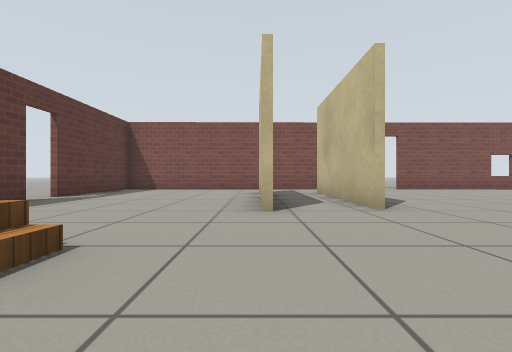
view 1 (above)

16 first-person views from a walk through a Gazebo world. The camera is 0.5 m above the floor, looks level and sees 85° across. The floor is counted in squares, 1 m on a side. Each view is taken from the middle of a square. On the plan, view 1 faces up. The plan holds only what a view shows up to about 9 squares ahead; the rest is blank. Simple patterns stand in for the simulator's built-in surfaces.

view 2
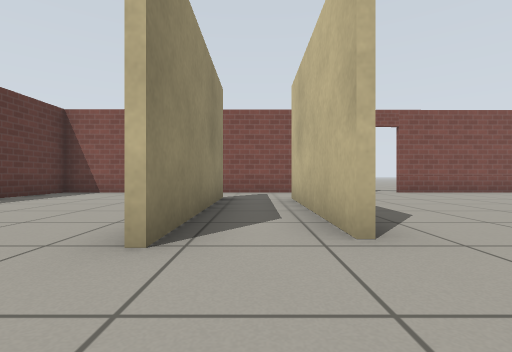

view 3
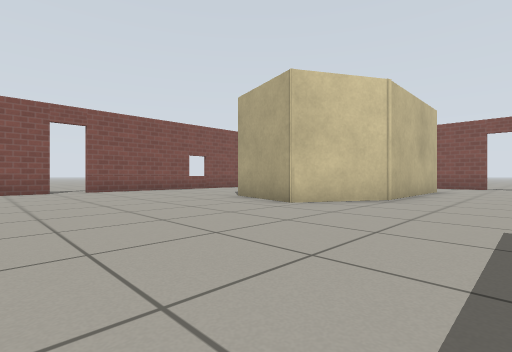

view 4
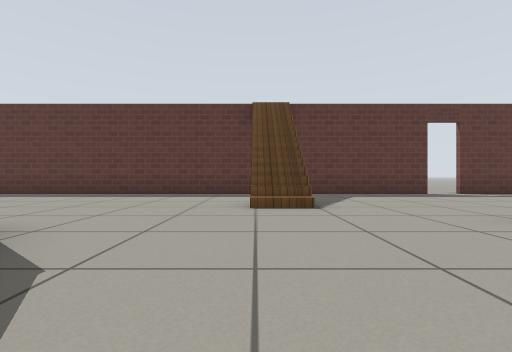

view 5
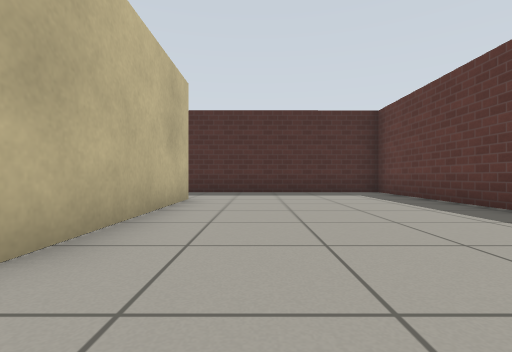

view 6
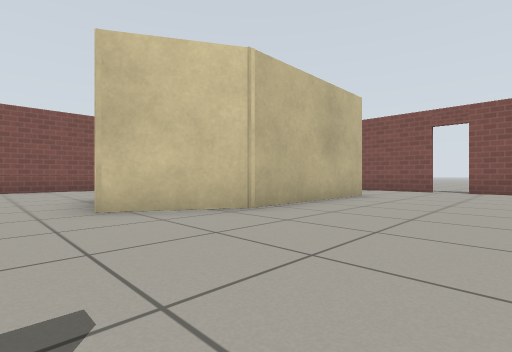

view 7
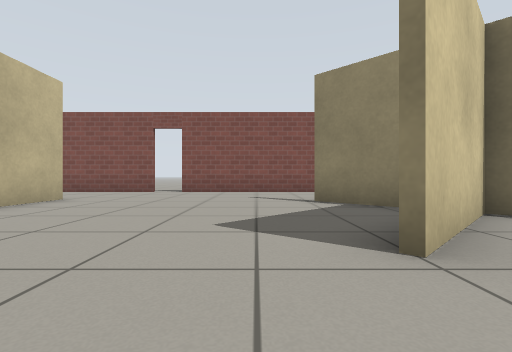

view 8
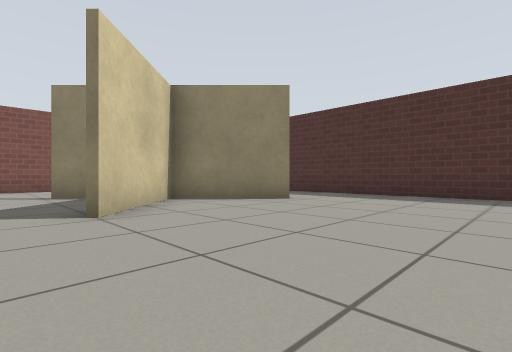

view 9
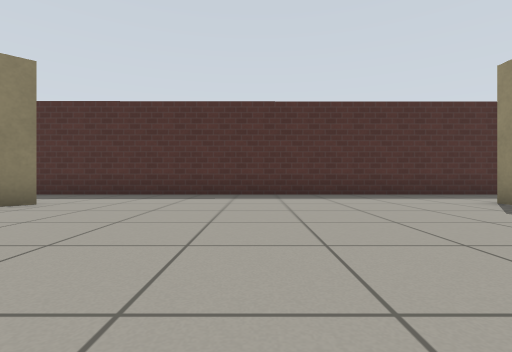

view 10
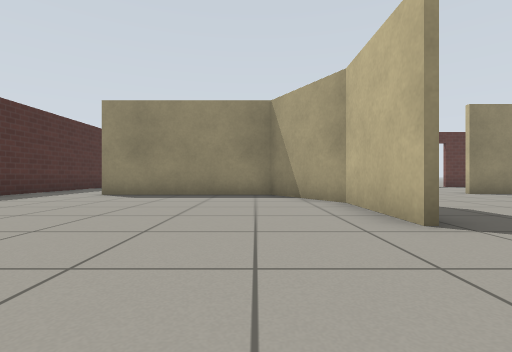

view 11
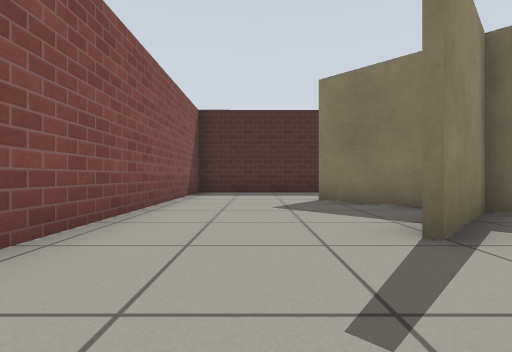

view 12
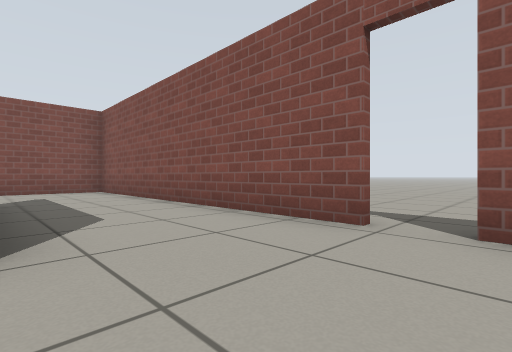

view 13
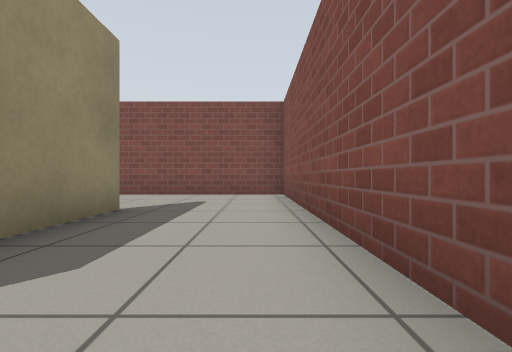

view 14
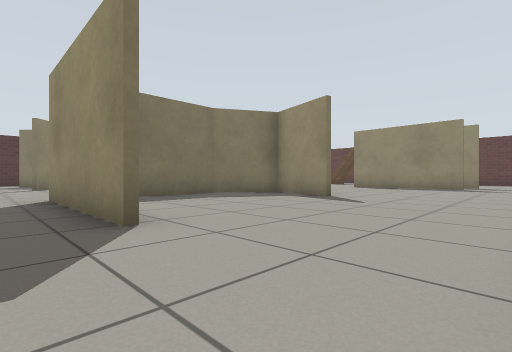

view 15
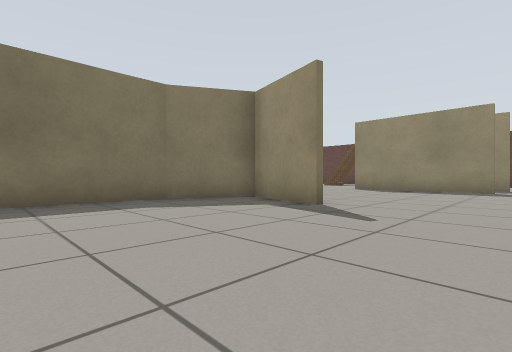

view 16
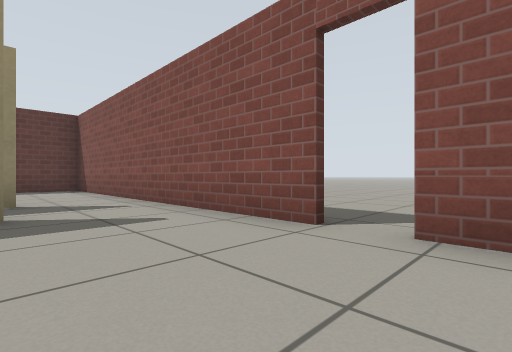

### Floor plan
Points are (right, up) in squares from view 1. A wall is a line through its corners. A room is listed if a view was taken in it or the views show most of it. See-through windows are left out.
Room 1 (views 1, 2, 3, 4, 5, 6, 7, 8, 9, 10, 11, 12, 13, 14, 15, 16)
walls: (5.2, -0.3) (2.8, -0.3) (0.6, -1.6) (0.6, -6.1); (1.8, 4.1) (1.8, 8.3); (0.1, 3.9) (0.1, 5.9); (7.9, 6.4) (7.3, 4.3) (9.1, 3.3) (11.7, 3.3); (10.8, -3.9) (12.5, -2.2); (8.8, -5.9) (10.7, -4) (8.7, -2); (1.9, 8.3) (1.9, 6.3); (11.3, -4.5) (12.7, -5.9); (0.5, -6.1) (0.5, -1.5); (0.2, 8.5) (0.2, 3.9); (4.5, 10.4) (-4.7, 10.4) (-4.7, 6.6); (-4.7, 0.5) (-4.7, -8.5) (15.7, -8.5) (15.7, 1.4); (13, 7.3) (13, 3.1) (9, 3.1) (7.2, 4.2) (7.7, 6.4); (8.8, 10.5) (5.3, 10.5); (15.7, 2.1) (15.7, 10.5) (11.3, 10.5); (-4.7, 5.9) (-4.7, 2)
ways out: open door at (-5, 6); open door at (5, 10.5); open door at (16, 1.5)

Positions as (right, up) in squares from view 1, and headings:
1: (0, 0), facing up
2: (1, 2), facing up
3: (3, 1), facing up-right
4: (3, 1), facing left
5: (-1, 0), facing down
6: (6, 0), facing up-right
7: (7, -1), facing right
8: (5, -1), facing down-right
9: (5, -1), facing down
10: (8, -2), facing left
11: (14, 0), facing down
12: (13, 1), facing up-right
13: (15, 3), facing up
14: (14, 10), facing down-left
15: (12, 9), facing down-left
16: (6, 8), facing up-left
